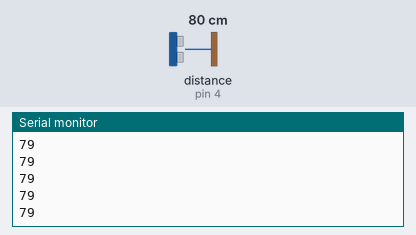
The sketch below on a simulated Arduino Uno, built with avr-gcc and run on an emulated ATmega328P. On the bench: the last lines printed to the serial monitor. Wiring (inferred from the names in the program): ultrasonic range finder: trigger pin 2; echo pin 4. The inputs (shaded band) are chosen by the test bench; at power-on: distance to the obstacle (sensor on pin 4) 80 cm. The echo pulse lasts 58.3 µs per cm.

Above: at 1.2 s.
1.3 s: distance to the obstacle (sensor on pin 4) set to 2 cm
At 1.37 s:
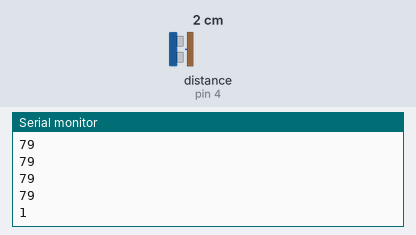
2.8 s: distance to the obstacle (sensor on pin 4) set to 4 cm
At 2.89 s:
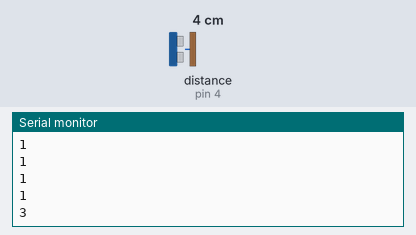
Timing chart, 0 to 5.8 s (numbered marks = the images above; inputs shaded):
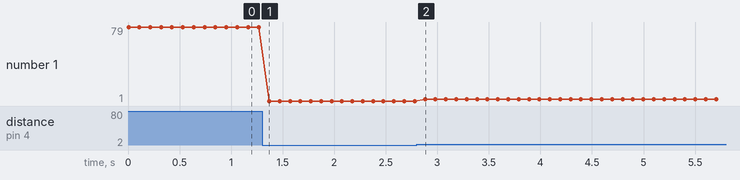

Measured:
- after the input at 1.3 s, the serial monitor: prints a new line after 0.07 s (image 1)
- after the input at 2.8 s, the serial monitor: prints a new line after 0.08 s (image 2)
- plotted number 1: 79 → 1 after the input at 1.3 s, 1 → 3 after the input at 2.8 s

The sketch:

UltraSonicSensor.ino
```cpp
const int trigPin=2;
const int echoPin=4;
void setup()
{
  Serial.begin(9600);
}

void loop()
{
  long duration,inches;
  pinMode(trigPin, OUTPUT);
  digitalWrite(trigPin, LOW);
  delayMicroseconds(2);
  digitalWrite(trigPin, HIGH);
  delayMicroseconds(10);
  digitalWrite(trigPin, LOW);
  pinMode(echoPin, INPUT);
  duration=pulseIn(echoPin, HIGH);
  inches=duration/58.2;
  Serial.print(inches);
  Serial.println();
  delay(100);
}
```
